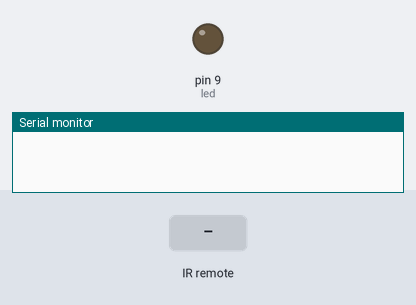
This sketch was run on a simulated Arduino Uno, built with avr-gcc and run on an emulated ATmega328P. On the bench: output pins drawn as LEDs (lit = HIGH), the last lines printed to the serial monitor. Dashed ring = blinking. The inputs (shaded band) are chosen by the test bench.

Above: at 1.2 s.
1.3 s: infrared code 0x20DFD02F received
At 1.7 s:
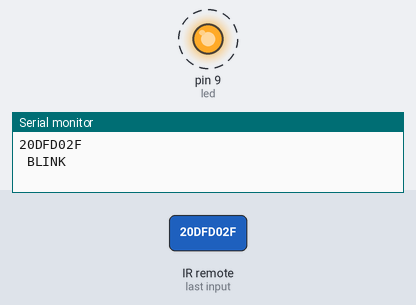
4.3 s: infrared code 0x20DF10EF received
At 5.8 s:
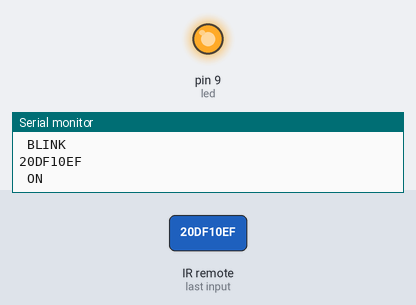
Timing chart, 0 to 7.3 s (numbered marks = the images above; inputs shaded):
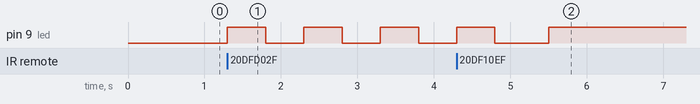

Measured:
- after the input at 1.3 s, pin 9 (led): alternates HIGH for 0.50 s and LOW for 0.50 s, starting at once

The sketch:

sketch_may24a.ino
```cpp
#include <IRremote.h>


const int receiver = 11;
const int led = 9;

IRrecv ir_receiver(receiver);
decode_results results;

void setup()
{
  Serial.begin(9600);
  ir_receiver.enableIRIn();
  pinMode(led, OUTPUT);
}


void loop()
{
  if (ir_receiver.decode(&results))

  {
    Serial.println(results.value, HEX);
    translateIR();
    ir_receiver.resume();
    delay(200);
  }

}

void translateIR()

{
  int sensorValue=0;
  sensorValue = digitalRead(led);

  switch(results.value){

  case 0x20DF10EF:
    if (sensorValue==0){

      Serial.println(" ON ");
      digitalWrite(led, HIGH);
      break;
    }
    if (sensorValue==1){

      Serial.println(" OFF ");
      digitalWrite(led, LOW);
      break;
    }

    case 0x20DFD02F:
    if (sensorValue==0){
      Serial.println(" BLINK ");
      for(int i=1;i<5;i++){
      digitalWrite(led, HIGH);
      delay(500);
      digitalWrite(led, LOW);
      delay(500);
      }
      break;
  }
  default:
    Serial.println(" other button   ");
  }
}
```
